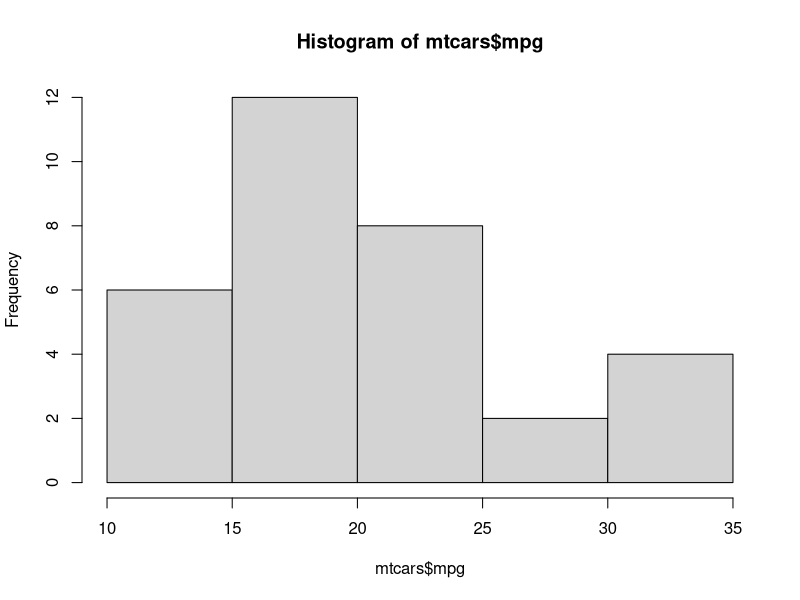

This figure's R source:
#This is my super fancy version controlled script
require(tidyverse)

#this is a change to my committed file
hist(mtcars$mpg)

vec <- c(1:100)
vec2 <- c(100:1)

#now I will make some changes that require a branch to the project

matrix <- cbind(vec, vec2)

#Demo-line